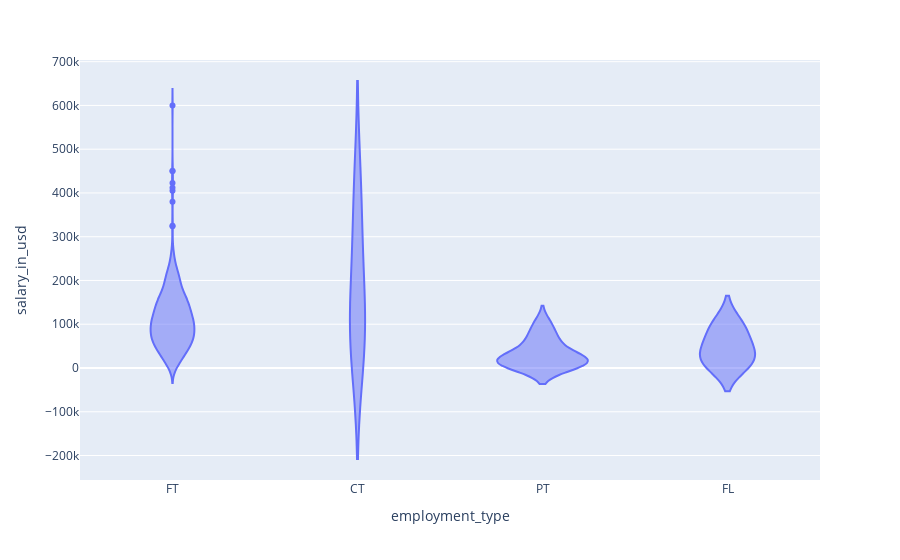

The notebook cell this image was saved under:
### Code cell
px.violin( ds_salaries_df, x='employment_type', y='salary_in_usd')

### Figure 1 — Plotly figure (JSON) as saved in the notebook; plotly's stock layout.template omitted (floating-point values rounded to 4 significant figures; data arrays with more than 128 entries replaced by an {"elided": "..."} marker saying what was removed)
{"data": [{"alignmentgroup": "True", "box": {"visible": false}, "hovertemplate": "employment_type=%{x}<br>salary_in_usd=%{y}<extra></extra>", "legendgroup": "", "marker": {"color": "#636efa"}, "name": "", "offsetgroup": "", "orientation": "v", "scalegroup": "True", "showlegend": false, "type": "violin", "x": {"elided": "607 str values"}, "x0": " ", "xaxis": "x", "y": {"elided": "607 int values"}, "y0": " ", "yaxis": "y"}], "layout": {"legend": {"tracegroupgap": 0}, "margin": {"t": 60}, "violinmode": "group", "xaxis": {"anchor": "y", "domain": [0, 1], "title": {"text": "employment_type"}}, "yaxis": {"anchor": "x", "domain": [0, 1], "title": {"text": "salary_in_usd"}}}}
